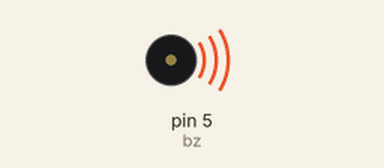
Simulated run of this sketch. Board: Arduino Uno, built with avr-gcc and run on an emulated ATmega328P. Shown: buzzer (waves = sounding).

Above: at 0.04 s.
Timing chart, 0 to 3.0 s (numbered marks = the images above):
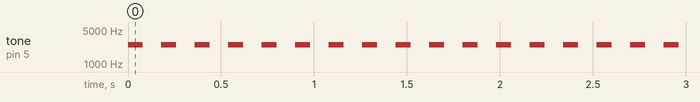

Measured:
- by itself, tone on pin 5 (bz): alternates 2500 Hz for 0.08 s and silent for 0.10 s

The sketch:

buzztest.ino
```cpp
const int bz =5;
void setup() {
  // put your setup code here, to run once:
pinMode(bz,OUTPUT);
}

void loop() {
  // put your main code here, to run repeatedly:
 tone(bz, 2500);
  delay(80);
  noTone(bz);
  delay(100);
}
```
